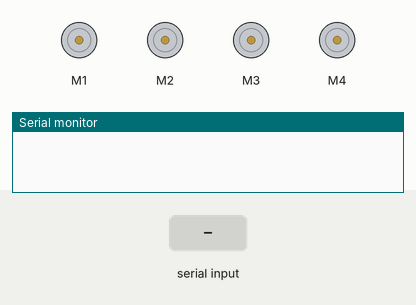
Recording of a sketch running on a simulated Arduino Uno, built with avr-gcc and run on an emulated ATmega328P. On the bench: 4 × DC motor (green arrow = forward, orange = backward, longer = faster), the last lines printed to the serial monitor. Inputs (shaded band) come from the test bench.

Above: at 1.2 s.
1.3 s: "1" received over Serial
At 2.5 s:
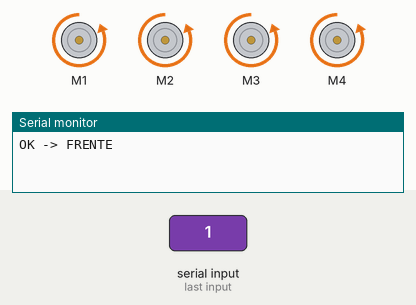
2.8 s: "2" received over Serial
At 3.9 s:
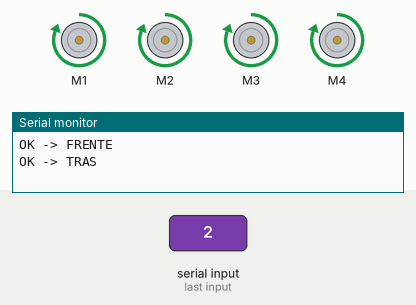
4.3 s: "3" received over Serial
At 5.0 s:
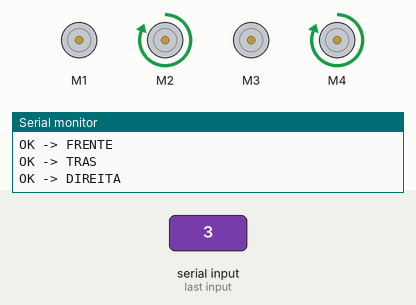
5.8 s: "4" received over Serial
At 6.1 s:
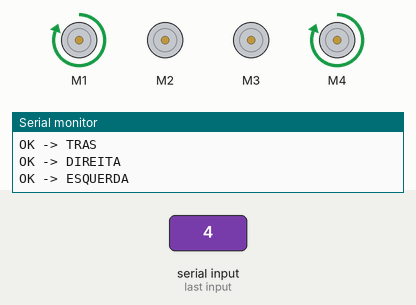
7.3 s: "200\n" received over Serial
At 8.5 s:
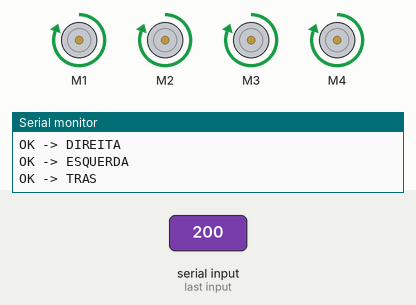
Timing chart, 0 to 9.8 s (numbered marks = the images above; inputs shaded):
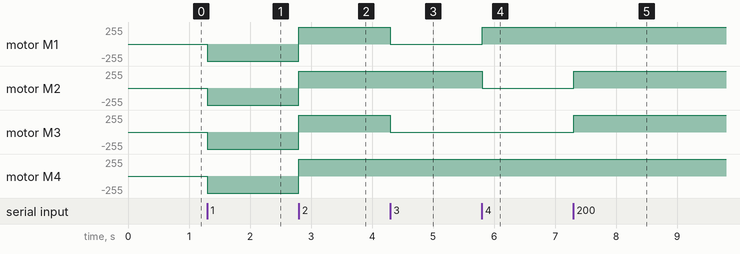

Measured:
- after the input at 1.3 s, motor M1–4: stopped → backward 255/255 at once
- after the input at 2.8 s, motor M1–4: backward 255/255 → forward 255/255 at once
- after the input at 4.3 s, motor M1, motor M3: forward 255/255 → stopped at once
- after the input at 5.8 s, motor M1: stopped → forward 255/255 at once; motor M2: forward 255/255 → stopped at once
- after the input at 7.3 s, motor M2, motor M3: stopped → forward 255/255 at once

The sketch:

car_test.ino
```cpp
#include <AFMotor.h>
#include <SoftwareSerial.h>

AF_DCMotor motor1(1);
AF_DCMotor motor2(2);
AF_DCMotor motor3(3);
AF_DCMotor motor4(4);

char state = 0;
boolean stringComplete = false;
int vel = 255;

boolean trs = false;
boolean frt = false;
boolean frl = false;

void setup() {
    Serial.begin(9600);
    motor1.run(RELEASE);
    motor1.setSpeed(vel);
    motor2.run(RELEASE);
    motor2.setSpeed(vel);
    motor3.run(RELEASE);
    motor3.setSpeed(vel);
    motor4.run(RELEASE);
    motor4.setSpeed(vel);
}
void tras(){
    frt = false;
    trs = true;
    motor1.run(FORWARD);
    motor1.setSpeed(vel);
    motor2.run(FORWARD);
    motor2.setSpeed(vel);
    motor3.run(FORWARD);
    motor3.setSpeed(vel);
    motor4.run(FORWARD);
    motor4.setSpeed(vel);
}

void frente(){
    trs = false;
    frt = true;
    motor1.run(BACKWARD);
    motor1.setSpeed(vel);
    motor2.run(BACKWARD);
    motor2.setSpeed(vel);
    motor3.run(BACKWARD);
    motor3.setSpeed(vel);
    motor4.run(BACKWARD);
    motor4.setSpeed(vel);
}

void direita(){
    motor1.run(RELEASE);
    motor1.setSpeed(0);
    motor3.run(RELEASE);
    motor3.setSpeed(0);
    motor2.run(FORWARD);
    motor2.setSpeed(vel);
    motor4.run(FORWARD);
    motor4.setSpeed(vel);
}

void esquerda(){
    motor2.run(RELEASE);
    motor2.setSpeed(0);
    motor3.run(RELEASE);
    motor3.setSpeed(0);

    motor1.run(FORWARD);
    motor1.setSpeed(vel);
    motor4.run(FORWARD);
    motor4.setSpeed(vel);
}

void parar(){
   motor1.run(RELEASE);
   motor2.run(RELEASE);
   motor3.run(RELEASE);
   motor4.run(RELEASE);
}


void loop() {
  if(Serial.available()){
     state = (char)Serial.read();
     stringComplete = (state-'0' >0) && (state-'0')<=5;
  }
  if(stringComplete){
     switch(state){
         case '1':{
             Serial.println("OK -> FRENTE");
             frente();
             break;
         }
         case '2':{
             Serial.println("OK -> TRAS");
             tras();
             break;
         }
         case '3':{
            Serial.println("OK -> DIREITA");
            direita();
            break;
         }
         case '4':{
            Serial.println("OK -> ESQUERDA");
            esquerda();
            break;
         }
         case '5':{
             Serial.println("OK -> PARAR");
             parar();
             break;
     }
             default:{
             Serial.println(state);
             break;
             }
     }
    state = 0;
    stringComplete = false;
  }
}
```
